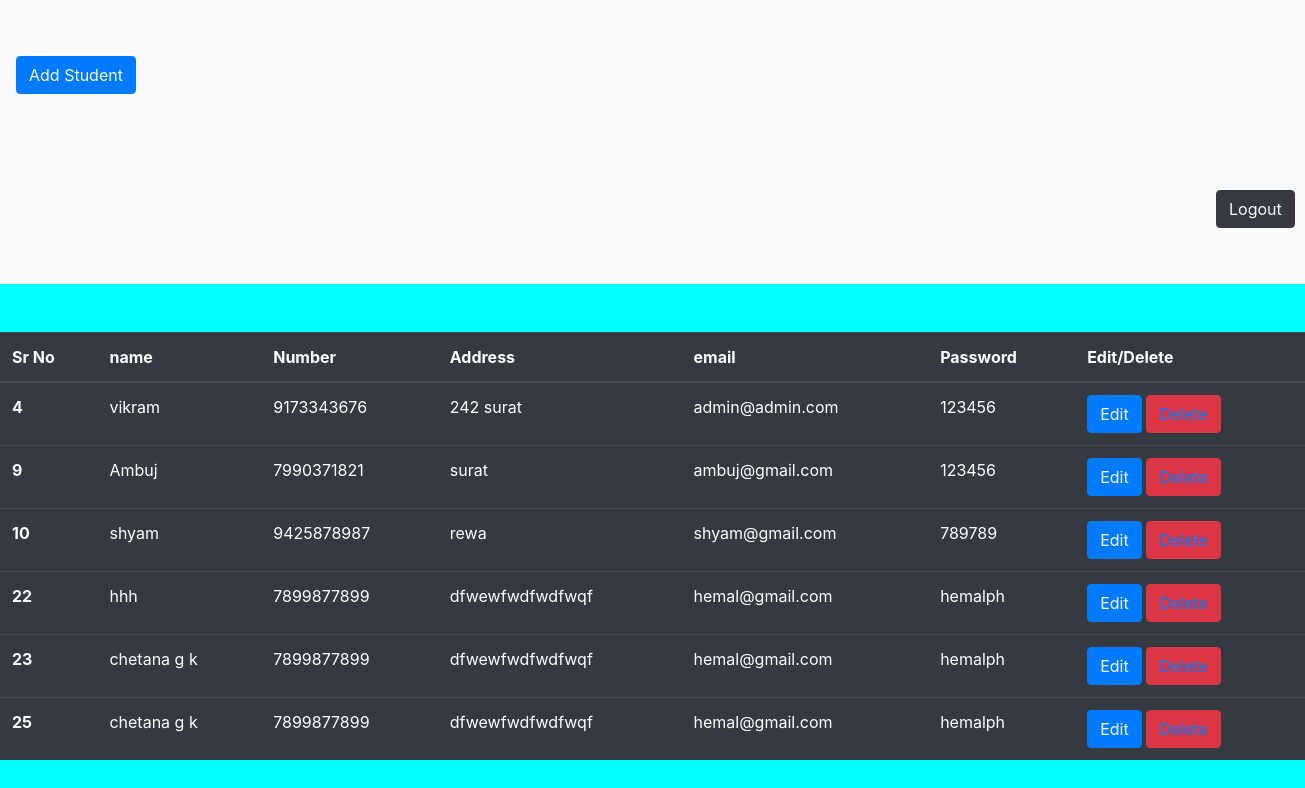
Screenshot of /display.php with the database file from the repository.
### tables this page shows
CREATE TABLE `student` (
  `id` int(11) NOT NULL,
  `name` varchar(100) NOT NULL,
  `number` varchar(10) NOT NULL,
  `address` varchar(100) NOT NULL,
  `email` varchar(20) NOT NULL,
  `password` varchar(20) NOT NULL
);

### display.php (the view, shortened to what this page needs)
<?php
include 'connect.php';
?>
<!DOCTYPE html>
<html lang="en">
<head>
    <link rel="stylesheet" href="https://cdn.jsdelivr.net/npm/bootstrap@4.6.1/dist/css/bootstrap.min.css">
</head>
<body class="bg">
    <div>
        <nav class="navbar navbar-expand-lg navbar-light bg-light">
            <div >
                 <button class="btn btn-primary my-5" id="btn"> <a href="student.php" class="text-light">Add Student</a></button>
                 <button class="btn btn-dark my-5 " id="btn2"> <a href="login.php" class="text-light">Logout</a></button>
            </div>
        </nav>
    </div>
    <br>
    <br>
    <table class="table table-dark">
        <thead>
            <tr>
                <th scope="col">Sr No</th>
                <th scope="col">name</th>
                <th scope="col">Number</th>
                <th scope="col">Address</th>
                <th scope="col">email</th>
                <th scope="col">Password</th>
                <th scope="col">Edit/Delete</th>
            </tr>
        </thead>
        <tbody>
            <?php
            $sql = "select * from student";
            $result = mysqli_query($con, $sql);
            if ($result) {
                while ($row = mysqli_fetch_assoc($result)) {
                    $id = $row['id'];
                    $name = $row['name'];
                    $number = $row['number'];
                    $address = $row['address'];
                    $email = $row['email'];
                    $password = $row['password'];
                    echo '<tr>
            <th scope="row">' . $id . '</th>
            <td>' . $name . '</td>
            <td>' . $number . '</td>
            <td>' . $address . '</td>
            <td>' . $email . '</td>
            <td>' . $password . '</td>
            <td>
            <button class="btn btn-primary"><a href="update.php?updateid=' . $id . '" class="text-light">Edit</a></button>
            <button  class="btn btn-danger"><a href="delete.php?deleteid=' . $id . '" class="text=light">Delete</a></button>
        </td>
          </tr>
            ';
                }
            }
            ?>
        </tbody>
    </table>
</body>
</html>

### display.php (style rules this page uses)
#btn { float:left; }
#btn2 { float:right; margin-left: 1200px; }
.bg { background-color: aqua; }

### rows the page displays
student: id "4", name "vikram", number "9173343676", address "242 surat", email "admin@admin.com", password "123456"
student: id "9", name "Ambuj", number "7990371821", address "surat", email "ambuj@gmail.com", password "123456"
student: id "10", name "shyam", number "9425878987", address "rewa", email "shyam@gmail.com", password "789789"
student: id "22", name "hhh", number "7899877899", address "dfwewfwdfwdfwqf", email "hemal@gmail.com", password "hemalph"
student: id "23", name "chetana g k", number "7899877899", address "dfwewfwdfwdfwqf", email "hemal@gmail.com", password "hemalph"
student: id "25", name "chetana g k", number "7899877899", address "dfwewfwdfwdfwqf", email "hemal@gmail.com", password "hemalph"
